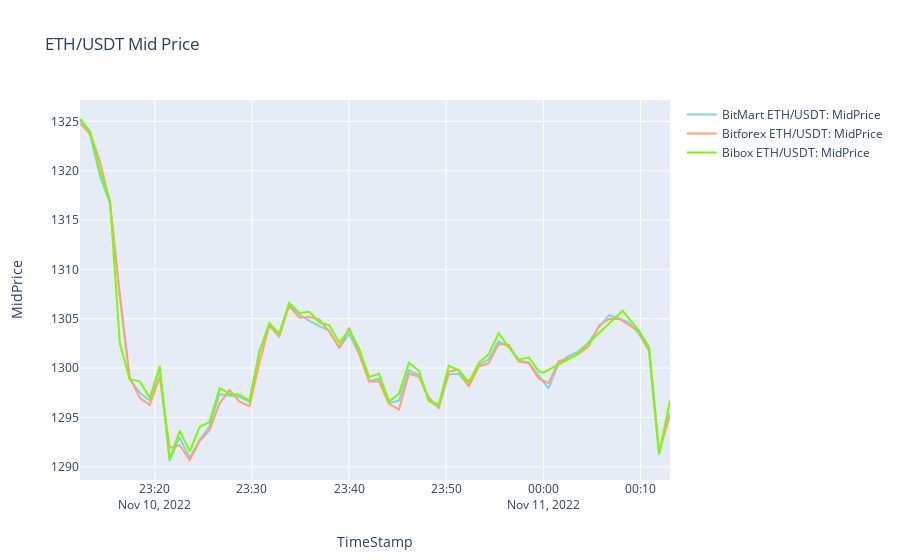

Here is the notebook cell this chart was saved with:
### Code cell
visualization(vac3[0],cryptos[2])
